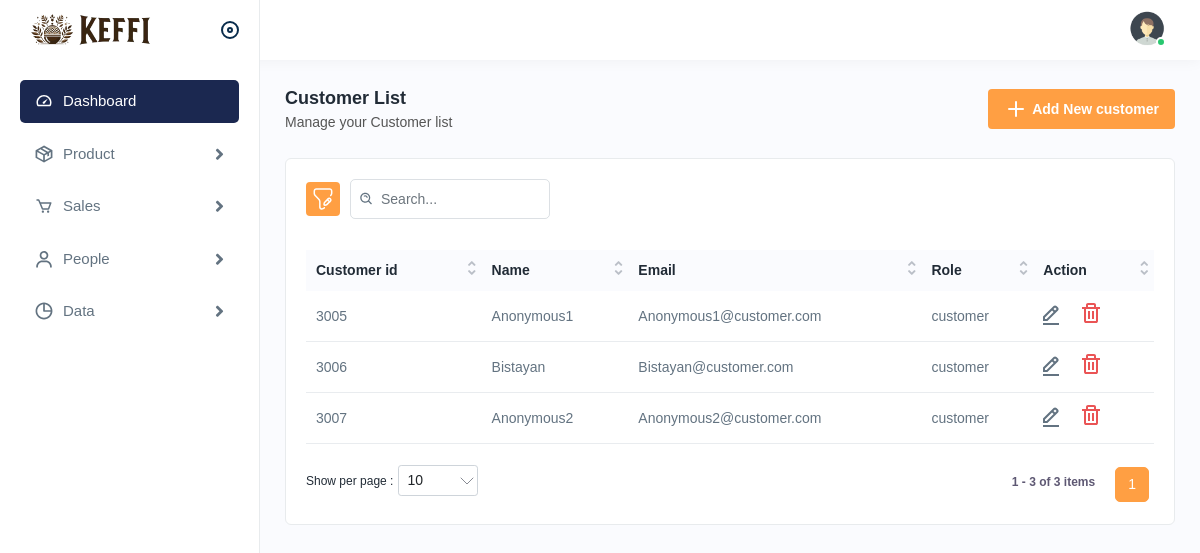
The page /people/customer_list.php (signed in) on the database as committed earlier.
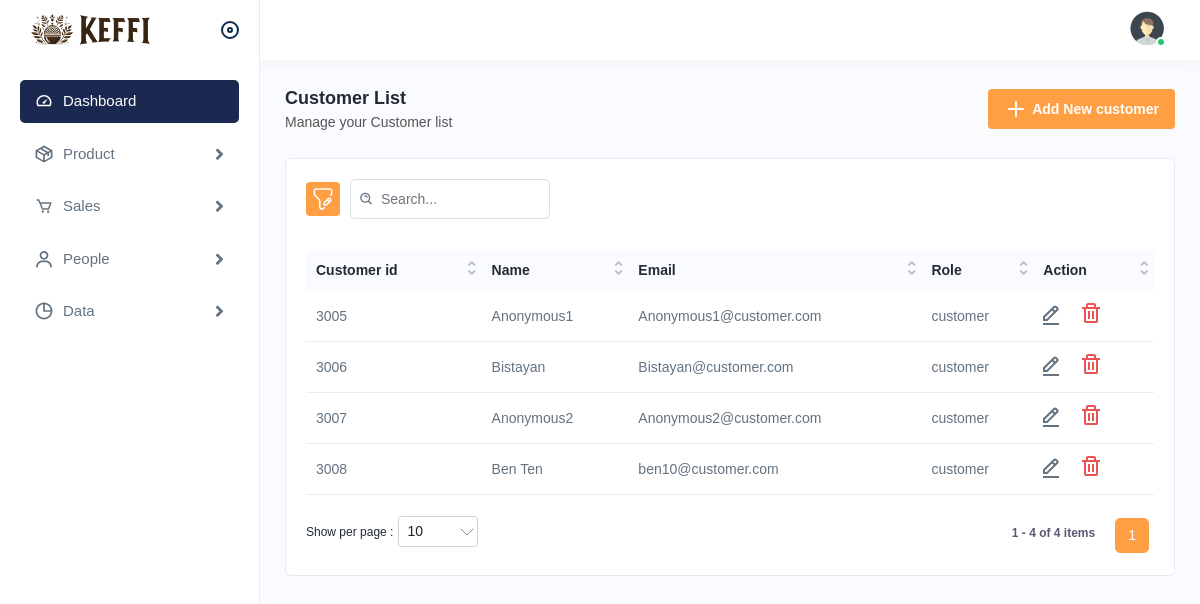
The same page on the database as committed later.
### tables this page shows
CREATE TABLE `users` (
  `unique_id` int(11) NOT NULL,
  `id` int(11) NOT NULL,
  `name` varchar(255) NOT NULL,
  `email` varchar(255) NOT NULL,
  `role` varchar(255) NOT NULL,
  `salt` varchar(255) NOT NULL,
  `password` varchar(255) NOT NULL
);

### people/customer_list.php (the view, shortened to what this page needs)
<?php require "../includes/header.php"; ?>
<?php require "../config/connection.php"; ?>
<?php require "../includes/sidebar.php"; ?>
<?php
$search = $connection->query("SELECT * FROM users WHERE role= 'customer' ");
$search->execute();
$customerlist = $search->fetchall(PDO::FETCH_OBJ);
?>
<body>
<div class="page-wrapper">
        <div class="content">
            <div class="page-header">
                <div class="page-title">
                    <h4>Customer List</h4>
                    <h6>Manage your Customer list</h6>
                </div>
                <div class="page-btn">
                    <a href="add_customer.php" class="btn btn-added"><img src="<?php echo FILEPATH; ?>/assets/img/icons/plus.svg" alt="img" class="me-1">Add New customer</a>
                </div>
            </div>
            <div class="card">
                <div class="card-body">
                    <div class="table-top">
                        <div class="search-set">
                            <div class="search-path">
                                <a class="btn btn-filter" id="filter_search">
                                    <img src="<?php echo FILEPATH; ?>/assets/img/icons/filter.svg" alt="img">
                                </a>
                            </div>
                            <div class="search-input">
                                <a class="btn btn-searchset"><img src="<?php echo FILEPATH; ?>/assets/img/icons/search-white.svg" alt="img"></a>
                            </div>
                        </div>
                    </div>
                    <div class="table-responsive">
                        <table class="table  datanew">
                            <thead>
                                <tr>
                                    <th>Customer id</th>
                                    <th>Name</th>
                                    <th>Email</th>
                                    <th>Role</th>
                                    <th>Action</th>
                                </tr>
                            </thead>
                            <tbody>
                                <?php foreach ($customerlist as $customer) : ?>
                                    <tr>
                                        <td><?php echo $customer->id; ?></td>
                                        <td><?php echo $customer->name; ?></td>
                                        <td><?php echo $customer->email; ?></td>
                                        <td><?php echo $customer->role; ?></td>
                                        <td>
                                            <a class="me-3" data-bs-toggle="modal" data-bs-target="#editProductModal" onclick="update_account('<?php echo $customer->name; ?>', '<?php echo $customer->email; ?>', '<?php echo $customer->id; ?>')">
                                                <img src="<?php echo FILEPATH; ?>/assets/img/icons/edit.svg" alt="img">
                                            </a>
                                            <a data-bs-toggle="modal" onclick="delete_account(<?php echo $customer->id; ?>);" data-bs-target="#deleteProductModal" data-productid="<?php echo $customer->id; ?>">
                                                <img src="<?php echo FILEPATH; ?>/assets/img/icons/delete.svg" alt="Delete">
                                            </a>
                                        </td>
                                    </tr>
                                <?php endforeach; ?>
                            </tbody>
                        </table>
                    </div>
                </div>
            </div>
        </div>
    </div>
</body>
</html>

Rows that differ between the two databases and show on the page:
added users: id "3008", name "Ben Ten", email "ben10@customer.com", role "customer"
Other text that changed with them:
text written by a page script: "1 1 - 3 of 3 items" → "1 1 - 4 of 4 items"
